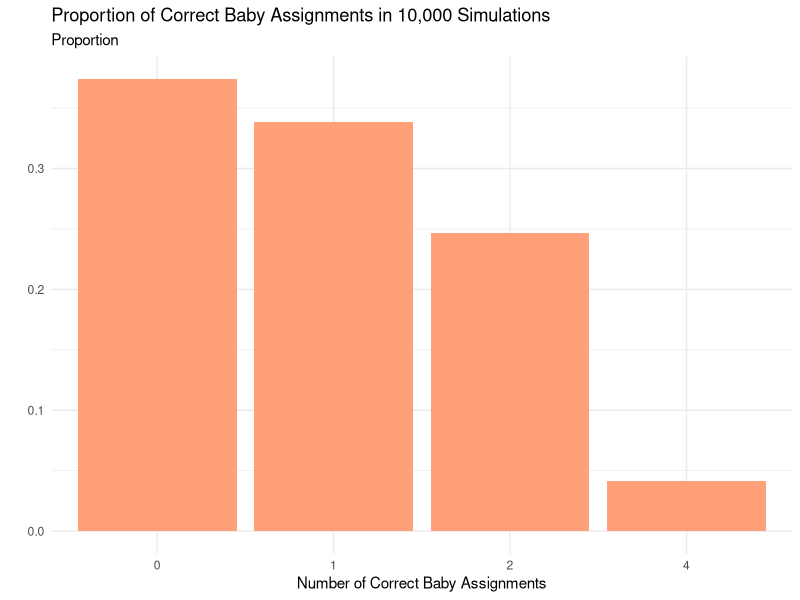
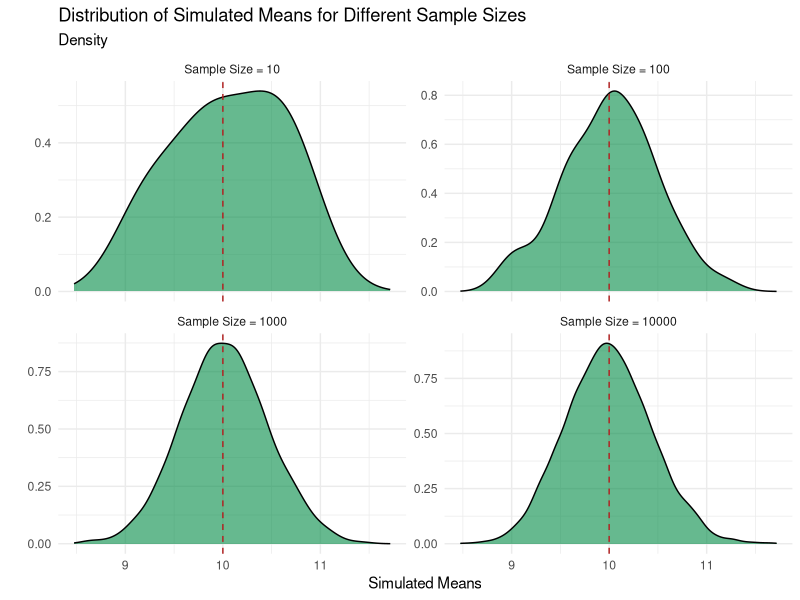

R code for these plots, in order:
## ---- chunk 1
#| label: setup

library(tidyverse)
library(kableExtra)

set.seed(123)
## ---- chunk 2
#| label: function-simulation-for-random-babies

randomBabies <- function(nBabies){
  assignment <- sample(1:nBabies,
                       size = nBabies)
  # compare random assignment with original order
  return(sum(assignment == 1:nBabies))
}

results <- map_int(.x = 1:10000,
                   .f = ~ randomBabies(4)
                   )
## ---- chunk 3

results_df <- enframe(results, 
        name = "simulation_number", 
        value = "ncorrect")
## ---- chunk 4
#| label: table-for-random-babies

results_df |>
  count(ncorrect) |>
  mutate(proportion = n / sum(n)) |>
  select(ncorrect,
         proportion) |>
  pivot_wider(names_from = ncorrect,
              values_from = proportion,
              names_prefix = "prop_correct_")
## ---- chunk 5
#| label: visualization-for-random-babies

# Source for non-standard colors: https://bookdown.org/ndphillips/YaRrr/colors.html

results_df |>
  ggplot(mapping = aes(x = as.factor(ncorrect))) +
  geom_bar(mapping = aes(y = after_stat(count) / sum(after_stat(count))),
           fill = "lightsalmon1") +
  labs(title = "Proportion of Correct Baby Assignments in 10,000 Simulations",
       x = "Number of Correct Baby Assignments",
       y = "",
       subtitle = "Proportion") +
  theme_minimal()

## ---- chunk 6
simulate_means <- function(n, df){
  map_dbl(.x = 1:n, 
          .f = ~rchisq(n = 100,
                       df = df) |> mean()
          )
}
## ---- chunk 7
grid <- crossing(n = c(10,
                       100,
                       1000,
                       10000), 
                 df = 10)
## ---- chunk 8
all_simulations <- grid |> 
  mutate(simulated_means = pmap(.l = list(n = n, 
                                          df = df), 
                                .f = simulate_means)
         ) |> 
  unnest(cols = simulated_means) 

## ---- chunk 9
#| label: table-of-simulated Means

# table to summarize the means across each sample size
all_simulations |>
  group_by(n) |>
  summarise(mean_of_means = mean(simulated_means)) |>
  rename(Sample_Size = n,
         Mean_of_Simulated_Means = mean_of_means)
## ---- chunk 10
#| label: plot-of-simulated Means

all_simulations |>
  mutate(n = as.character(n),
         n = fct_recode(n,
                        "Sample Size = 10" = "10",
                        "Sample Size = 100" = "100",
                        "Sample Size = 1000" = "1000",
                        "Sample Size = 10000" = "10000")) |>
  ggplot(mapping = aes(x = simulated_means)) +
  geom_density(alpha = 0.6,
               fill = "springgreen4") +
  # vertical line for true mean (df = 10)
  geom_vline(mapping = aes(xintercept = 10),
             linetype = "dashed",
             color = "firebrick") +
  facet_wrap(~ n,
             scales = "free_y") +
  labs(title = "Distribution of Simulated Means for Different Sample Sizes",
       x = "Simulated Means",
       y = "",
       subtitle = "Density") +
  theme_minimal()
